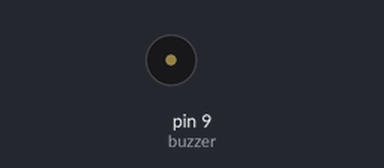
Simulated run of this sketch. Board: Arduino Uno, built with avr-gcc and run on an emulated ATmega328P. Shown: buzzer (waves = sounding).

Above: at 0.1 s.
Timing chart, 0 to 1.6 s (numbered marks = the images above):
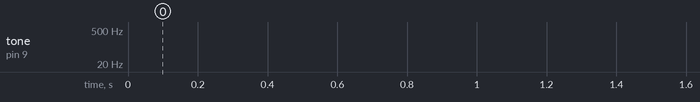

The sketch:

Buzzer_Sound_Making.ino
```cpp
const int buzzer=9;// buzzer + to arduino pin9

void setup() {
  // put your setup code here, to run once:
  pinMode(buzzer,OUTPUT);//set buzzer - pin 9 as an output
}

void loop() {
   //put your main code here, to run repeatedly:
 // tone(buzzer,65535 );// Send 1 KHz sound signal
  delay(1000);// for 1 sec
  noTone(buzzer); // stop sound...
  delay(1000);
  for(int i =0;i< 4000 ;i++)
  {
    tone(buzzer,i);
  }
  for(int i=4000;i>0;i--)
  {
    tone(buzzer,i);
  }
  /*tone (buzzerPin,frequency,millisecond */
  tone(buzzer, 1000, 500);
}
```
